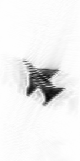
%> input picture Radio-SARImageFormation/harness/inout/SAR_WF_image_cropped.png, 80 x 161 px, given in place of SAR_input_target.png, which was not available; the run also reads 3 pictures not shown here
$ octave --eval "SAR_check;"   (GNU Octave 9; MATLAB toolbox functions it lacks are replaced by stand-ins)
%> lines starting %> are read from the running program, lines starting %| are printed output that depends on the picture; long printed decimals are rounded; pictures that were not available may be replaced by others from this repository, and a replacement may not be noted
% -*-Mode: matlab;-*-

%*BeginCopyright*************************************************************
%
% $HeadURL$
% $Id$
%
%----------------------------------------------------------------------------
% SEAK: Suite for Embedded Applications and Kernels (hpc.pnnl.gov/SEAK/)
%----------------------------------------------------------------------------
%
% Copyright ((c)) 2016, Battelle Memorial Institute
%
% 1. Battelle Memorial Institute (hereinafter Battelle) hereby grants
%    permission to any person or entity lawfully obtaining a copy of
%    this software and associated documentation files (hereinafter "the
%    Software") to redistribute and use the Software in source and
%    binary forms, with or without modification.  Such person or entity
%    may use, copy, modify, merge, publish, distribute, sublicense,
%    and/or sell copies of the Software, and may permit others to do so,
%    subject to the following conditions:
%
%    * Redistributions of source code must retain the above copyright
%      notice, this list of conditions and the following disclaimers.
%
%    * Redistributions in binary form must reproduce the above copyright
%      notice, this list of conditions and the following disclaimer in
%      the documentation and/or other materials provided with the
%      distribution.
%
%    * Other than as used herein, neither the name Battelle Memorial
%      Institute or Battelle may be used in any form whatsoever without
%      the express written consent of Battelle.
%
%    * Redistributions of the software in any form, and publications
%      based on work performed using the software should include the
%      following citation as a reference:
%
%        Nitin A. Gawande, Seunghwa Kang, Joseph B. Manzano, Nathan
%        R. Tallent, Darren J. Kerbyson, Adolfy Hoisie.  "SEAK
%        Specification." Pacific Northwest National Laboratory. May,
%        2016, http://hpc.pnnl.gov/SEAK/
%
% 2. THIS SOFTWARE IS PROVIDED BY THE COPYRIGHT HOLDERS AND CONTRIBUTORS
%    "AS IS" AND ANY EXPRESS OR IMPLIED WARRANTIES, INCLUDING, BUT NOT
%    LIMITED TO, THE IMPLIED WARRANTIES OF MERCHANTABILITY AND FITNESS
%    FOR A PARTICULAR PURPOSE ARE DISCLAIMED. IN NO EVENT SHALL BATTELLE
%    OR CONTRIBUTORS BE LIABLE FOR ANY DIRECT, INDIRECT, INCIDENTAL,
%    SPECIAL, EXEMPLARY, OR CONSEQUENTIAL DAMAGES (INCLUDING, BUT NOT
%    LIMITED TO, PROCUREMENT OF SUBSTITUTE GOODS OR SERVICES; LOSS OF
%    USE, DATA, OR PROFITS; OR BUSINESS INTERRUPTION) HOWEVER CAUSED AND
%    ON ANY THEORY OF LIABILITY, WHETHER IN CONTRACT, STRICT LIABILITY,
%    OR TORT (INCLUDING NEGLIGENCE OR OTHERWISE) ARISING IN ANY WAY OUT
%    OF THE USE OF THIS SOFTWARE, EVEN IF ADVISED OF THE POSSIBILITY OF
%    SUCH DAMAGE.
%
%*EndCopyright***************************************************************

%%compute mean and variance of images
function SAR_check()
I=imread('../inout/SAR_input_target.png');
%> I is the input picture: size 161x80x3 uint8; min 5, max 254, mean 238.8
WF=imread('../inout/SAR_WF_image_cropped.png');
RS=imread('../inout/SAR_RS_image_cropped.png');
TD=imread('../inout/SAR_TD_image_cropped.png');
BP=imread('../inout/SAR_BP_image_cropped.png');

[I_mean, I_var] = mean_var(I);
%> in mean_var, `mean = sum(img(:)) / length(img(:));`: mean = 238.8
%> in mean_var, `var = sum((img(:) - mean).^2)/(length(img(:))-1);`: var = 133.7
%> I_mean = 238.8; I_var = 133.7
[WF_mean, WF_var] = mean_var(WF);
%> WF_mean = 238.8; WF_var = 133.7
[RS_mean, RS_var] = mean_var(RS);
%> RS_mean = 238.7; RS_var = 132.4
[TD_mean, TD_var] = mean_var(TD);
%> TD_mean = 238.6; TD_var = 132.1
[BP_mean, BP_var] = mean_var(BP);
%> BP_mean = 237.8; BP_var = 137.6

WF_PSNR = SNR(I, WF);
%> in SNR, `error = imgd_I - imgd_R;`: error: size 161x80 double; every value is 0
%> in SNR, `MSE = sum(sum(error .* error)) / (M * N);`: MSE = 0
%> WF_PSNR = 120
RS_PSNR = SNR(I, RS);
%> in SNR (call 2), `error = imgd_I - imgd_R;`:
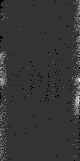
%> error: size 161x80 double; min -1, max 4, mean 0.0574; drawn with min black and max white
%> in SNR (call 2), `MSE = sum(sum(error .* error)) / (M * N);`: MSE = 0.0367
%> in SNR (call 2), `PSNR = 10*log(255*255/MSE) / log(10);`: PSNR = 62.48
%> RS_PSNR = 62.48
TD_PSNR = SNR(I, TD);
%> in SNR (call 3), `error = imgd_I - imgd_R;`:
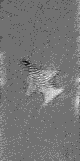
%> error: size 161x80 double; min -4, max 5, mean 0.177; drawn with min black and max white
%> in SNR (call 3), `MSE = sum(sum(error .* error)) / (M * N);`: MSE = 0.142
%> in SNR (call 3), `PSNR = 10*log(255*255/MSE) / log(10);`: PSNR = 56.61
%> TD_PSNR = 56.61
BP_PSNR = SNR(I, BP);
%> in SNR (call 4), `error = imgd_I - imgd_R;`:
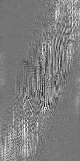
%> error: size 161x80 double; min -12, max 14, mean 0.917; drawn with min black and max white
%> in SNR (call 4), `MSE = sum(sum(error .* error)) / (M * N);`: MSE = 2.16
%> in SNR (call 4), `PSNR = 10*log(255*255/MSE) / log(10);`: PSNR = 44.78
%> BP_PSNR = 44.78


fprintf('Mean of input image = %f\n', I_mean);
%| Mean of input image = 238.764
fprintf('Variance of input image = %f\n', I_var);
%| Variance of input image = 133.746
fprintf('\n');
fprintf('Mean of Wavefront spotlight SAR image = %f\n', WF_mean);
%| Mean of Wavefront spotlight SAR image = 238.764
fprintf('Variance of Wavefront spotlight SAR image = %f\n', WF_var);
%| Variance of Wavefront spotlight SAR image = 133.746
fprintf('Peak Signal to Noise Ratio (PSNR) of Wavefront spotlight SAR image = %f\n', WF_PSNR);
%| Peak Signal to Noise Ratio (PSNR) of Wavefront spotlight SAR image = 120.000
fprintf('\n');
fprintf('Mean of Range Stack Wavefront spotlight SAR image = %f\n', RS_mean);
%| Mean of Range Stack Wavefront spotlight SAR image = 238.707
fprintf('Variance of Range Stack Wavefront spotlight SAR image = %f\n', RS_var);
%| Variance of Range Stack Wavefront spotlight SAR image = 132.402
fprintf('Peak Signal to Noise Ratio (PSNR) of Range Stack Wavefront spotlight SAR image = %f\n', RS_PSNR);
%| Peak Signal to Noise Ratio (PSNR) of Range Stack Wavefront spotlight SAR image = 62.481
fprintf('\n');
fprintf('Mean of Time Domain Correlation spotlight SAR image = %f\n', TD_mean);
%| Mean of Time Domain Correlation spotlight SAR image = 238.587
fprintf('Variance of Time Domain Correlation spotlight SAR image = %f\n', TD_var);
%| Variance of Time Domain Correlation spotlight SAR image = 132.143
fprintf('Peak Signal to Noise Ratio (PSNR) of Time Domain Correlation spotlight SAR image = %f\n', TD_PSNR);
%| Peak Signal to Noise Ratio (PSNR) of Time Domain Correlation spotlight SAR image = 56.614
fprintf('\n');
fprintf('Mean of Backprojection spotlight SAR image = %f\n', BP_mean);
%| Mean of Backprojection spotlight SAR image = 237.847
fprintf('Variance of Backprojection spotlight SAR image = %f\n', BP_var);
%| Variance of Backprojection spotlight SAR image = 137.604
fprintf('Peak Signal to Noise Ratio (PSNR) of Backprojection spotlight SAR image = %f\n', BP_PSNR);
%| Peak Signal to Noise Ratio (PSNR) of Backprojection spotlight SAR image = 44.781
fprintf('\n');
end % end of function

function [mean, var] = mean_var(img)

mean = sum(img(:)) / length(img(:));
var = sum((img(:) - mean).^2)/(length(img(:))-1);
end

function PSNR = SNR(I, R)
[M N] = size(I);
img_I = rgb2gray(I);
img_R = rgb2gray(R);

imgd_I = double(img_I);
imgd_R = double(img_R);
error = imgd_I - imgd_R;
MSE = sum(sum(error .* error)) / (M * N);
%error = imgd_I(M/4:M*3/4,N/4:M*3/4) - imgd_R(M/4:M*3/4,N/4:M*3/4);
%MSE = sum(sum(error .* error)) / (M*N / 4);
if(MSE > 0)
    PSNR = 10*log(255*255/MSE) / log(10);
else
    PSNR = 120;
end

end
